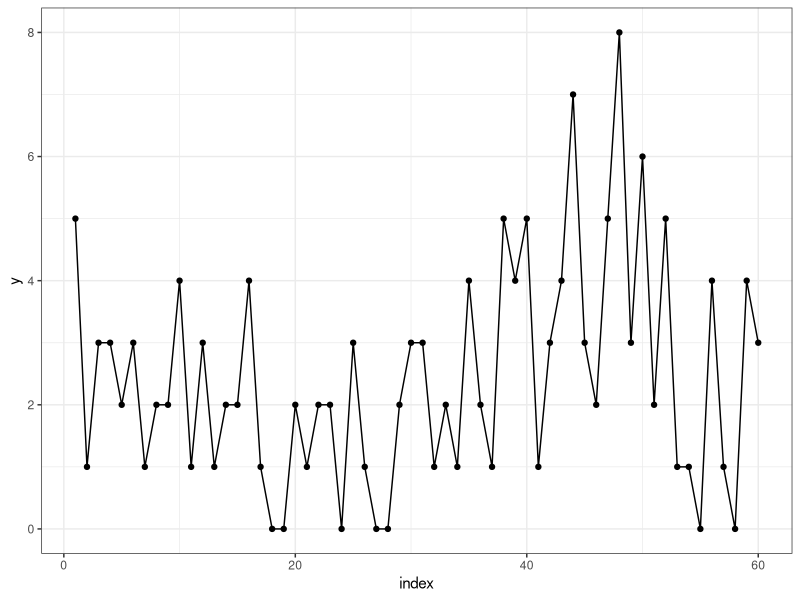
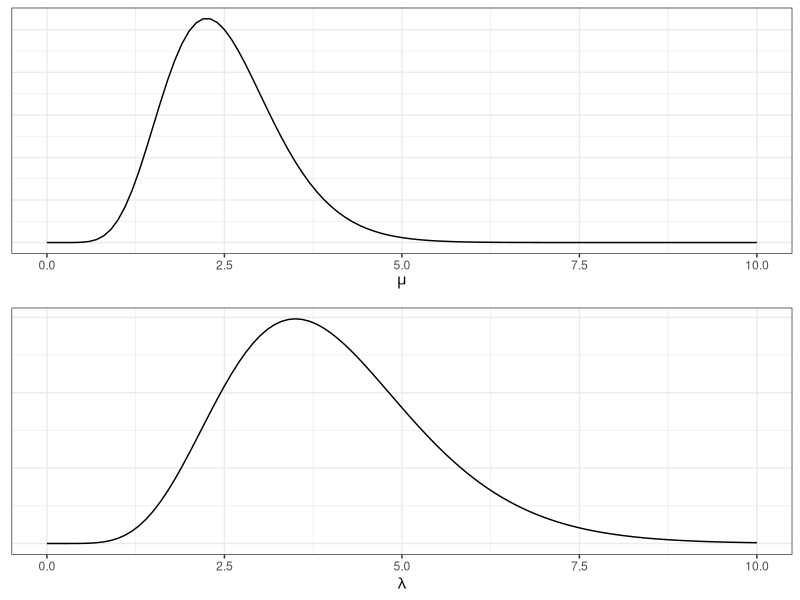
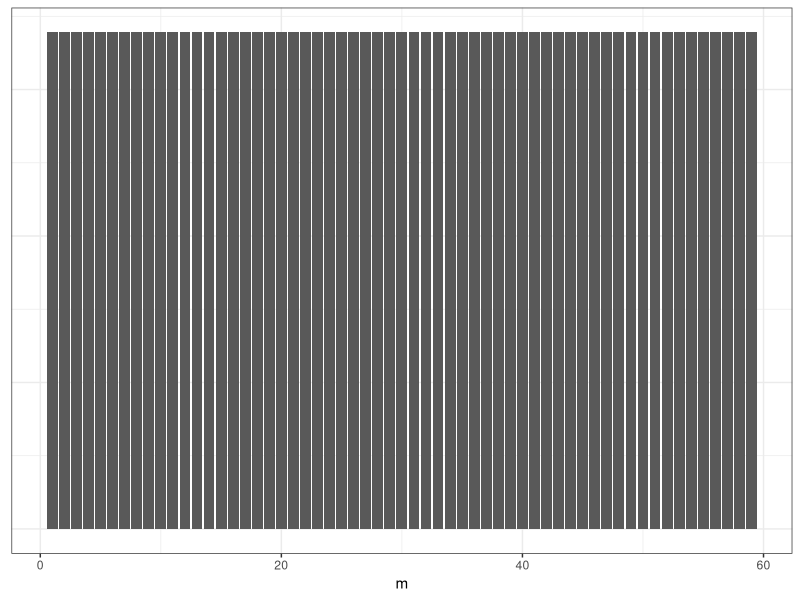
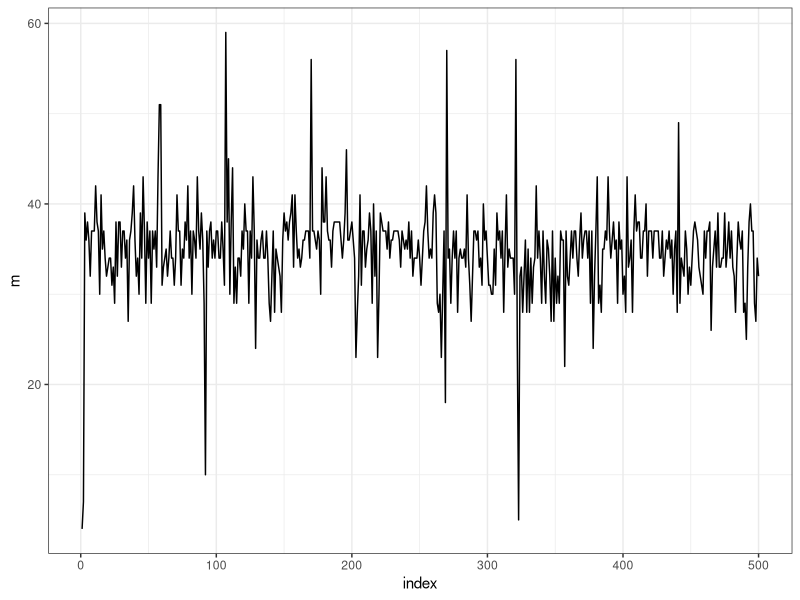
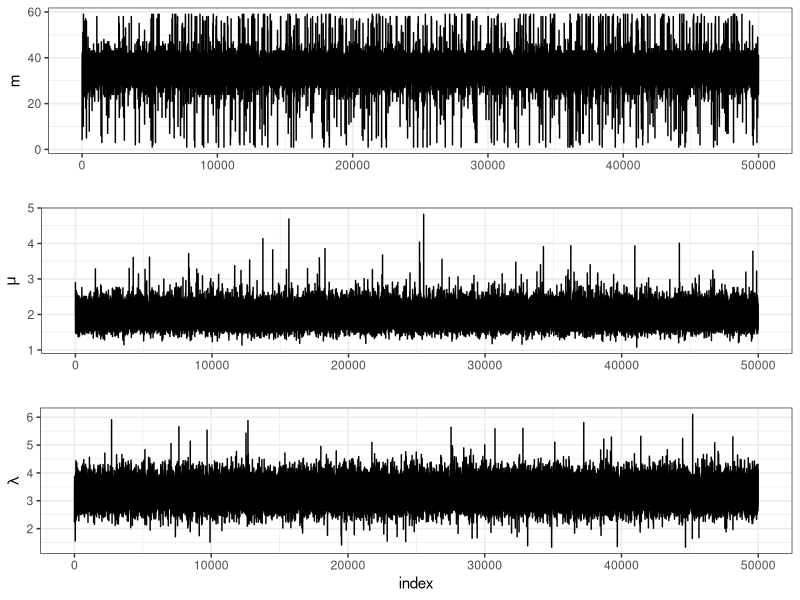
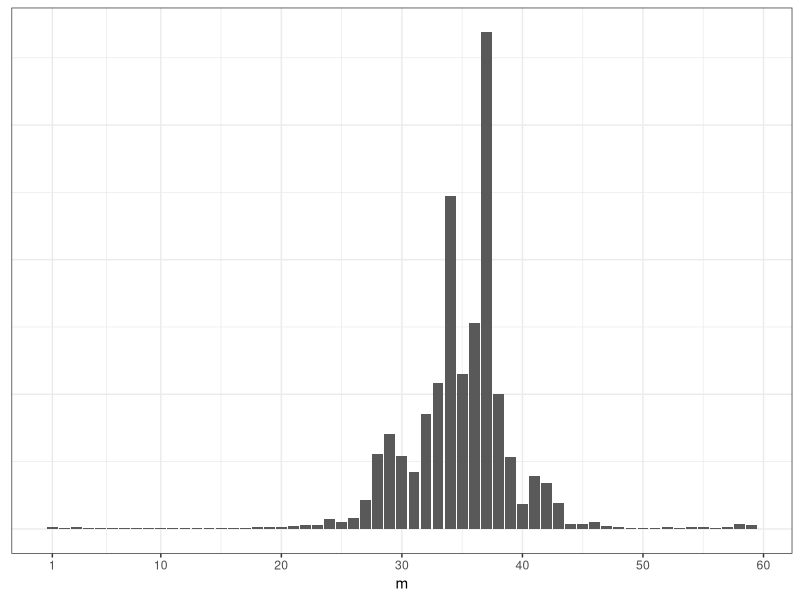
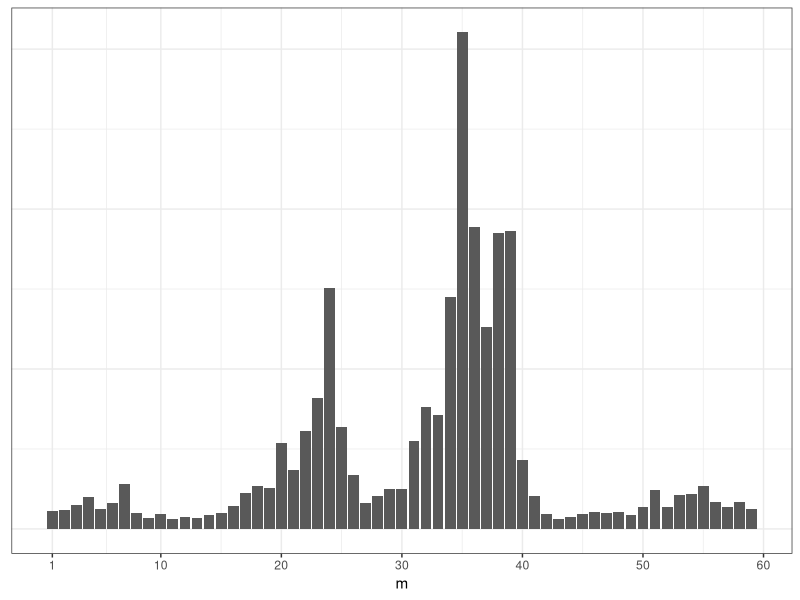

The R script that drew these images, in order:
## ---- chunk 1
n <- 60
m <- 38
mu <- 2
lambda <- 4
## ---- chunk 2
library(tidyverse)
set.seed(47)
y_mu <- rpois(m, lambda = mu)
y_lambda <- rpois(n - m, lambda = lambda)
y <- c(y_mu, y_lambda)
df <- data.frame(t = 1:n,
                 y = y,
                 rate = rep(c("mu", "lambda"), c(m, n - m)))
ggplot(df, aes(x = t, y = y)) +
  geom_point() + geom_line() +
  theme_bw() + labs(x = "index")
## ---- chunk 3
library(gridExtra)
alpha <- 10
beta <- 4
p1 <- ggplot(data.frame(x = c(0, 10)), aes(x)) +
  stat_function(fun = dgamma, 
                args = list(shape = alpha, rate = beta)) +
  labs(x = expression(mu), y = "") +
  theme_bw() +
  theme(axis.title.y = element_blank(),
        axis.text.y = element_blank(),
        axis.ticks.y = element_blank())
nu <- 8
phi <- 2
p2 <- ggplot(data.frame(x = c(0, 10)), aes(x)) +
  stat_function(fun = dgamma, 
                args = list(shape = nu, rate = phi)) +
  labs(x = expression(lambda), y = "") +
  theme_bw() +
  theme(axis.title.y = element_blank(),
        axis.text.y = element_blank(),
        axis.ticks.y = element_blank())
grid.arrange(p1, p2, ncol = 1)
## ---- chunk 4
ggplot(data.frame(x = 1:(n-1),
                  y = rep(1/(n-1), n - 1)), aes(x, y)) +
  geom_col() +
  labs(x = "m", y = "") +
  theme_bw() +
  theme(axis.title.y = element_blank(),
        axis.text.y = element_blank(),
        axis.ticks.y = element_blank())
## ---- chunk 5
it <- 50000
post_samples <- matrix(rep(NA, it * 3), ncol = 3)
colnames(post_samples) <- c("mu", "lambda", "m")
m_j <- 2 # initialize m
for (j in 1:it) {
  # sample mu
  mu_j      <- rgamma(1, alpha + sum(y[1:m_j]), beta + m_j)
  # sample lambda
  lambda_j  <- rgamma(1, nu + sum(y[(m_j+1):n]), phi + (n - m_j))
  # sample m
  m_vec <- rep(NA, n - 1)
  for (k in 1:(n - 1)) {
    m_vec[k] <-  mu_j^(alpha + sum(y[1:k]) - 1) *
      exp(-(beta + k) * mu_j) *
      lambda_j^(nu + sum(y[(k+1):n]) - 1) *
      exp(-(phi + n - k) * lambda_j)
  }
  p <- m_vec/sum(m_vec)
  m_j <- sample(1:(n - 1), size = 1, prob = p)
  # store results
  post_samples[j, "mu"]     <- mu_j
  post_samples[j, "lambda"] <- lambda_j
  post_samples[j, "m"]      <- m_j
}
## ---- chunk 6
df <- data.frame(post_samples) %>%
  mutate(index = 1:it)
ggplot(slice(df, 1:500), aes(x = index, y = m)) +
  geom_line() +
  theme_bw()
## ---- chunk 7
p1 <- ggplot(df, aes(x = index, y = m)) +
  geom_line() +
  labs(x = "") +
  theme_bw()
p2 <- ggplot(df, aes(x = index, y = mu)) +
  geom_line() +
  labs(y = expression(mu), x = "") +
  theme_bw()
p3 <- ggplot(df, aes(x = index, y = lambda)) +
  geom_line() +
  labs(y = expression(lambda)) +
  theme_bw()
grid.arrange(p1, p2, p3, ncol = 1)
## ---- chunk 8
ggplot(df, aes(x = m)) +
  geom_bar() +
  labs(x = "m", y = "") +
  theme_bw() +
  theme(axis.title.y = element_blank(),
        axis.text.y = element_blank(),
        axis.ticks.y = element_blank()) +
  scale_x_continuous(breaks = c(1, 10, 20, 30, 40, 50, 60))
## ---- chunk 9
set.seed(497)
y_mu <- rpois(m, lambda = mu)
y_lambda <- rpois(n - m, lambda = lambda)
y <- c(y_mu, y_lambda)
alpha <- 10
beta <- 4
nu <- 8
phi <- 2
it <- 50000
post_samples <- matrix(rep(NA, it * 3), ncol = 3)
colnames(post_samples) <- c("mu", "lambda", "m")
m_j <- 2 # initialize m
for (j in 1:it) {
  # sample mu
  mu_j      <- rgamma(1, alpha + sum(y[1:m_j]), beta + m_j)
  # sample lambda
  lambda_j  <- rgamma(1, nu + sum(y[(m_j+1):n]), phi + (n - m_j))
  # sample m
  m_vec <- rep(NA, n - 1)
  for (k in 1:(n - 1)) {
    m_vec[k] <-  mu_j^(alpha + sum(y[1:k]) - 1) *
      exp(-(beta + k) * mu_j) *
      lambda_j^(nu + sum(y[(k+1):n]) - 1) *
      exp(-(phi + n - k) * lambda_j)
  }
  p <- m_vec/sum(m_vec)
  m_j <- sample(1:(n - 1), size = 1, prob = p)
  # store results
  post_samples[j, "mu"]     <- mu_j
  post_samples[j, "lambda"] <- lambda_j
  post_samples[j, "m"]      <- m_j
}
df <- data.frame(post_samples) %>%
  mutate(index = 1:it)
ggplot(df, aes(x = m)) +
  geom_bar() +
  labs(x = "m", y = "") +
  theme_bw() +
  theme(axis.title.y = element_blank(),
        axis.text.y = element_blank(),
        axis.ticks.y = element_blank()) +
  scale_x_continuous(breaks = c(1, 10, 20, 30, 40, 50, 60))
